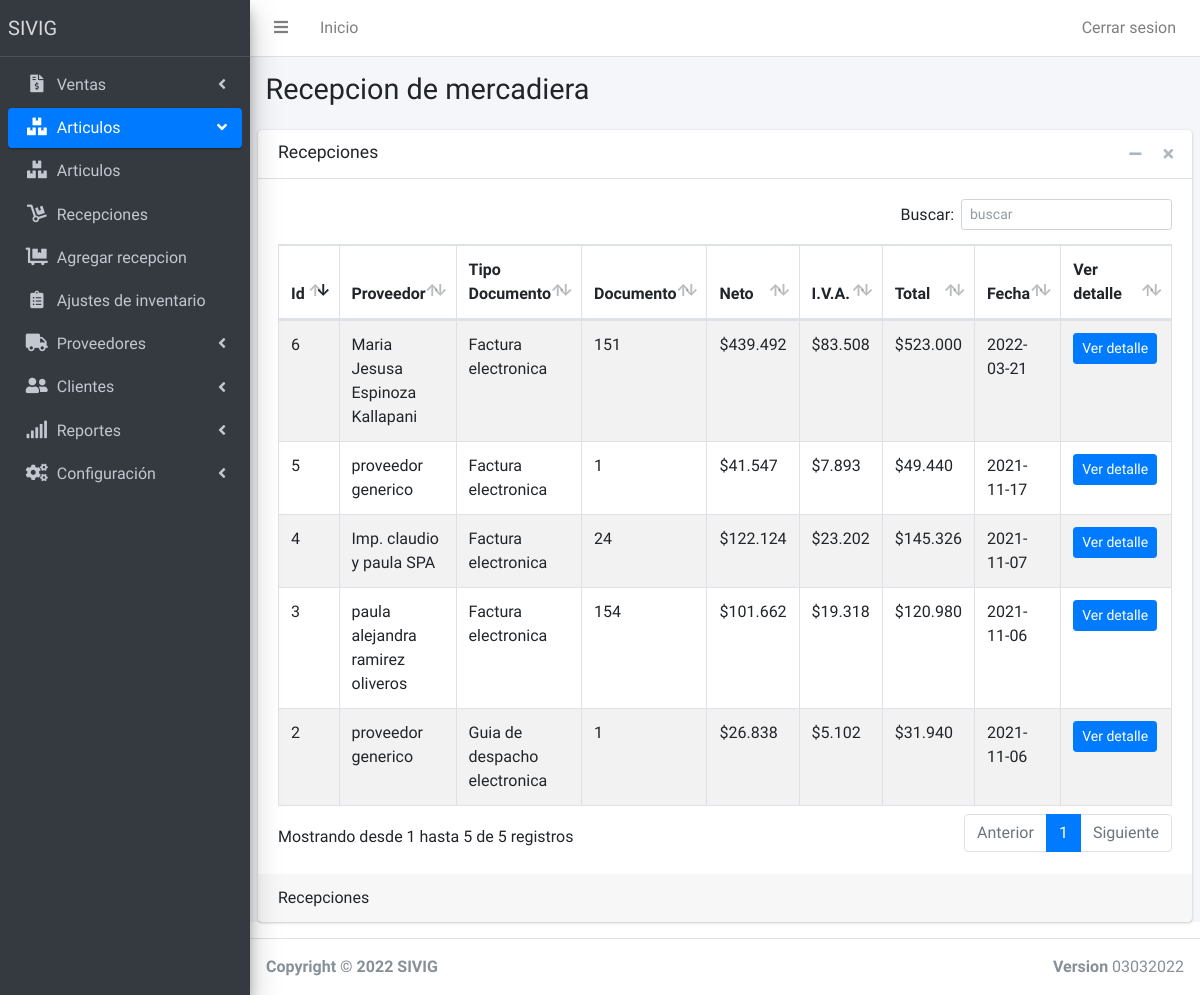
/Recepciones (signed in), run on the app's committed database.
### tables this page shows
CREATE TABLE IF NOT EXISTS `grupospaginas` (
  `idgrupo` int(11) NOT NULL AUTO_INCREMENT,
  `nombregrupo` varchar(120) NOT NULL,
  `imagengrupo` varchar(120) NOT NULL,
  `posicion` int(11) NOT NULL,
  PRIMARY KEY (`idgrupo`)
);

CREATE TABLE IF NOT EXISTS `permisos` (
  `IdPermiso` int(11) NOT NULL AUTO_INCREMENT,
  `IdUsuario` int(11) NOT NULL,
  `Idpagina` int(11) NOT NULL,
  `Permiso` int(11) NOT NULL,
  PRIMARY KEY (`IdPermiso`)
);

CREATE TABLE IF NOT EXISTS `paginas` (
  `IdPagina` int(11) NOT NULL AUTO_INCREMENT,
  `NombrePagina` varchar(120) NOT NULL,
  `Enlacepagina` varchar(120) NOT NULL,
  `Imagen` varchar(60) NOT NULL,
  `grupopagina` int(11) NOT NULL,
  PRIMARY KEY (`IdPagina`)
);

CREATE TABLE IF NOT EXISTS `recepciones` (
  `id` int(11) NOT NULL AUTO_INCREMENT,
  `proveedor` varchar(11) NOT NULL,
  `documento` int(11) NOT NULL,
  `tipo_documento` int(11) NOT NULL,
  `total_neto` int(11) NOT NULL,
  `total_imp` int(11) NOT NULL,
  `unidades_total` int(11) NOT NULL,
  `observaciones` varchar(250) NOT NULL,
  `fecha` date NOT NULL,
  `usuario` int(11) NOT NULL,
  PRIMARY KEY (`id`)
);

CREATE TABLE IF NOT EXISTS `proveedores` (
  `rut` varchar(11) NOT NULL,
  `nombre` varchar(80) NOT NULL,
  `giro` varchar(90) NOT NULL,
  `direccion` varchar(120) NOT NULL,
  `comuna` int(11) NOT NULL,
  `region` int(11) NOT NULL,
  `telefono` int(9) NOT NULL,
  `mail` varchar(80) NOT NULL,
  PRIMARY KEY (`rut`)
);

CREATE TABLE IF NOT EXISTS `tipo_documento` (
  `id` int(11) NOT NULL,
  `tipo` varchar(60) NOT NULL,
  PRIMARY KEY (`id`)
);

### Model/dbConection.php (called while the page is built)
<?php
class DB
{
	private $host;
	private $db;
	private $user;
	private $password;
	private $amb = 'DEV';
	public function __construct()
	{
		if ($this->amb == 'DEV') {
			$this->host = 'localhost';
			$this->db = 'sivig';
			$this->user = 'root';
			$this->password = '';
		} else {
			$this->host = 'localhost';
			$this->db = 'orhanoik_SIVIG';
			$this->user = 'orhanoik_sivig';
			$this->password = 'sivig2021-';
		}
	}
	public function connect()
	{
		try {
			$connection = "mysql:host=" . $this->host . ";dbname=" . $this->db;
			$options = [
				PDO::ATTR_ERRMODE => PDO::ERRMODE_EXCEPTION,
				PDO::ATTR_EMULATE_PREPARES => false,
				PDO::MYSQL_ATTR_INIT_COMMAND => "SET NAMES utf8",
			];
			$pdo = new PDO($connection, $this->user, $this->password, $options);
			return $pdo;
		} catch (PDOException $e) {
			print_r('Error conenection: ' . $e->getMessage());
		}
	}
}

### Controller/MenuController.php (called while the page is built, shortened)
<?php
include 'Model/dbConection.php';
class Menu extends DB{
        public function Getpaginas($idusuario, $idgrupo){
        $query = $this->connect()->prepare('SELECT * FROM paginas INNER JOIN permisos on permisos.Idpagina = paginas.IdPagina WHERE permisos.IdUsuario = :idusuario AND permisos.Permiso = 1 AND paginas.grupopagina = :idgrupo');
        $query->execute(['idusuario' => $idusuario, 'idgrupo' => $idgrupo]);
        $menusa = array();
        foreach ($query as $Menua) {
            $m = new Menus();
            $m->NombrePagina = $Menua[1];
            $m->EnlacePagina = $Menua[2];
            $m->IdPagina = $Menua[0];
            $m->ImagenPagina = $Menua['Imagen'];
            $m->GrupoPagina = $Menua[4];
            array_push($menusa, $m);
        }
        return $menusa;
       }
        public function GetGrupoPagina($idpagina){
            $query = $this->connect()->prepare('SELECT grupopagina FROM paginas WHERE Idpagina = :idpagina');
            $query->execute(['idpagina' => $idpagina]);
            foreach ($query as $a) {
                $idgrupo = $a[0];
            }
        return $idgrupo;
    }
        public function GetGrupos(){
            $query = $this->connect()->prepare('SELECT * FROM grupospaginas ORDER BY posicion ASC');
            $query->execute();
            $grupos = array();
            foreach ($query as $g) {
                array_push($grupos, $g);
            }
            return $grupos;
           }
}
?>

### Controller/RecepcionesController.php (called while the page is built, shortened)
<?php
Class Recepciones extends DB{
    public function GetRecepciones(){
        $query = $this->connect()->prepare('SELECT * FROM recepciones ORDER BY id DESC');
            $query->execute();
            $arrayrecepciones = array();
            foreach ($query as $r) {
               array_push($arrayrecepciones, $r);
            }
            return $arrayrecepciones;
    }
}
?>

### Controller/ProveedoresController.php (called while the page is built, shortened)
<?php
Class Proveedores extends DB{
    public function GetNombreProveedorPorRut($rut){
        $query = $this->connect()->prepare('SELECT nombre FROM proveedores WHERE rut = :rut');
        $query->execute(['rut' =>$rut]);
        foreach ($query as $c) {
            $proveedor = new Proveedor();
            $proveedor->nombre = $c[0];
        }
        return $proveedor->nombre;
}
}
?>

### Controller/TipoDocumentoController.php (called while the page is built, shortened)
<?php
Class TiposDocumentos extends DB{
    public function GetTiposDocumentosPorId($id){
        $query = $this->connect()->prepare('SELECT * FROM tipo_documento WHERE id = :id');
            $query->execute(['id' => $id]);
            foreach ($query as $c) {
                $tipo = $c['tipo'];
            }
            return $tipo;
    }
}
?>

### Recepciones.php (the view, shortened to what this page needs)
<?php
$idpagina = 5;
include 'Includes/partials/header.php';
include 'Includes/partials/menu.php';
include 'Controller/RecepcionesController.php';
include 'Controller/ProveedoresController.php';
include 'Controller/TipoDocumentoController.php';
$proveedores = new Proveedores();
$tipos = new TiposDocumentos();
?>
<div class="content-wrapper">
      <section class="content-header">
        <div class="container-fluid">
          <div class="row mb-2">
            <div class="col-sm-6">
              <h1>Recepcion de mercadiera</h1>
            </div>
          </div>
        </div>
      </section>
      <section class="content">
        <div class="card">
          <div class="card-header">
            <h3 class="card-title">Recepciones</h3>
            <div class="card-tools">
              <button type="button" class="btn btn-tool" data-card-widget="collapse" data-toggle="tooltip" title="Collapse">
                <i class="fas fa-minus"></i></button>
              <button type="button" class="btn btn-tool" data-card-widget="remove" data-toggle="tooltip" title="Remove">
                <i class="fas fa-times"></i></button>
            </div>
          </div>
          <div class="card-body">
            <table id="tabla2" class="table table-bordered table-striped">
              <thead>
                <tr>
                  <th style="width: 20px">Id</th>
                  <th>Proveedor</th>
                  <th>Tipo Documento</th>
                  <th>Documento</th>
                  <th>Neto</th>
                  <th>I.V.A.</th>
                  <th>Total</th>
                  <th>Fecha</th>
                  <th style="width: 80px">Ver detalle</th>
                </tr>
              </thead>
              <tbody>
              <?php
              $recepcion = new Recepciones();
              $recepciones = $recepcion->GetRecepciones();
              foreach ($recepciones as $c) {
              echo '<tr>
                    <td>'.$c['id'].'</td>
                    <td>'.$proveedores->GetNombreProveedorPorRut($c['proveedor']).'</td>
                    <td>'.$tipos->GetTiposDocumentosPorId($c['tipo_documento']).'</td>
                    <td>'.$c['documento'].'</td>
                    <td>$'.number_format($c['total_neto'], 0, ',', '.').'</td>
                    <td>$'.number_format($c['total_imp'], 0, ',', '.').'</td>
                    <td>$'.number_format($c['total_neto'] + $c['total_imp'], 0, ',', '.').'</td>
                    <td>'.$c['fecha'].'</td>';
                    echo '<td>
                    <form action="VerRecepcion" method="POST">
                    <input type="hidden" name="id" value="'.$c['id'].'">
                    <button type="submit" class="btn btn-primary btn-sm" name="Ver" value="Ver">Ver detalle</button>
                    </form>
                    </td>';
                    echo '</tr>
                    ';
              }
              ?>
            </tbody>
            </table>
          </div>
          <div class="card-footer">
Recepciones          </div>
        </div>
      </section>
    </div>
  <?php
  include 'Includes/partials/footer.php';
  ?>

### Includes/partials/menu.php (shortened to what this page needs)
<div class="wrapper">
    <nav class="main-header navbar navbar-expand navbar-white navbar-light">
      <ul class="navbar-nav">
        <li class="nav-item">
          <a class="nav-link" data-widget="pushmenu" href="#"><i class="fas fa-bars"></i></a>
        </li>
        <li class="nav-item d-none d-sm-inline-block">
          <a href="index" class="nav-link">Inicio</a>
        </li>
      </ul>
      <ul class="navbar-nav ml-auto">
        <li class="nav-item d-none d-sm-inline-block">
          <a href="Controller/LogoutController.php" class="nav-link">Cerrar sesion</a>
        </li>
      </ul>
    </nav>
    <aside class="main-sidebar sidebar-dark-primary elevation-4">
      <a href="./" class="brand-link">
        <span class="brand-text font-weight-light">SIVIG</span>
      </a>
      <div class="sidebar">
        <nav class="mt-2">
          <ul class="nav nav-pills nav-sidebar flex-column" data-widget="treeview" role="menu" data-accordion="false">
                 <li class="nav-item has-treeview">
                <?php
        require './Controller/MenuController.php';
        $menu = new Menu();
        $activo = "";
        $activog = "";
        $open = "";
        $grupos = $menu->GetGrupos();
        if ($idpagina == 0) {
          $idgrupoactivo = 0;
        }else{
          $idgrupoactivo = $menu->GetGrupoPagina($idpagina);
        }
        foreach ($grupos as $g) {
          if($idgrupoactivo === $g['idgrupo']){
            $activog = "active";
            $open = "menu-open";
          }else{
            $activog = "";
            $open = "";
          }
          echo '
          <li class="nav-item has-treeview '.$open.'">
          <a href="#" class="nav-link '.$activog.'">
            <i class="nav-icon '. $g['imagengrupo'] .'"></i>
            <p>
              '. $g['nombregrupo'].'
              <i class="right fas fa-angle-left"></i>
            </p>
          </a>
          <ul class="nav nav-treeview">';
          $datos = $menu->Getpaginas($_SESSION['id'], $g['idgrupo']);
          foreach ($datos as $n) {
            if($idpagina === $n->IdPagina){
              $activo = "active";
            }else{
              $activo = "";
            }
            echo '
            <li class="nav-item">
            <a href="'. $n->EnlacePagina.'" class="nav-link '. $activo.'">
              <i class="nav-icon '. $n->ImagenPagina.'"></i>
              <p>
              '. $n->NombrePagina.'
              </p>
            </a>
          </li>
          ';
      }
      echo '
          </ul>
         ';
      echo '
      </li>
     ';
        }
        ?>
                </ul>
        </nav>
      </div>
    </aside>

### data on the page
grupospaginas: nombregrupo "Ventas"
grupospaginas: nombregrupo "Articulos"
permisos: Idpagina.NombrePagina "Articulos"
permisos: Idpagina.NombrePagina "Recepciones"
permisos: Idpagina.NombrePagina "Agregar recepcion"
permisos: Idpagina.NombrePagina "Ajustes de inventario"
grupospaginas: nombregrupo "Proveedores"
grupospaginas: nombregrupo "Clientes"
grupospaginas: nombregrupo "Reportes"
grupospaginas: nombregrupo "Configuración"
recepciones: id "6", proveedor.nombre "Maria Jesusa Espinoza Kallapani", tipo_documento.tipo "Factura electronica", documento "151", total_neto "439.492", total_imp "83.508", $c['total_neto'] + $c['total_imp'] "523.000", fecha "2022-03-21"
recepciones: id "5", proveedor.nombre "proveedor generico", GetTiposDocumentosPorId "Factura electronica", documento "1", total_neto "41.547", total_imp "7.893", $c['total_neto'] + $c['total_imp'] "49.440", fecha "2021-11-17"
recepciones: id "4", proveedor.nombre "Imp. claudio y paula SPA", GetTiposDocumentosPorId "Factura electronica", documento "24", total_neto "122.124", total_imp "23.202", $c['total_neto'] + $c['total_imp'] "145.326", fecha "2021-11-07"
recepciones: id "3", proveedor.nombre "paula alejandra ramirez oliveros", GetTiposDocumentosPorId "Factura electronica", documento "154", total_neto "101.662", total_imp "19.318", $c['total_neto'] + $c['total_imp'] "120.980", fecha "2021-11-06"
recepciones: id "2", GetNombreProveedorPorRut "proveedor generico", tipo_documento.tipo "Guia de despacho electronica", documento "1", total_neto "26.838", total_imp "5.102", $c['total_neto'] + $c['total_imp'] "31.940", fecha "2021-11-06"
